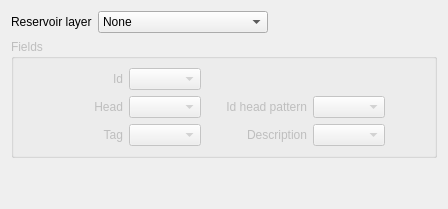
               <widget class="QWidget" name="tabReservoirs">
                <attribute name="title">
                 <string>Reservoirs</string>
                </attribute>
                <layout class="QGridLayout" name="gridLayout_20">
                 <item row="0" column="0">
                  <layout class="QGridLayout" name="gridLayout_18">
                   <item row="0" column="0">
                    <layout class="QHBoxLayout" name="horizontalLayout_33">
                     <item>
                      <widget class="QLabel" name="label_58">
                       <property name="text">
                        <string>Reservoir layer</string>
                       </property>
                      </widget>
                     </item>
                     <item>
                      <widget class="QComboBox" name="cbReservoirLayer">
                       <property name="sizePolicy">
                        <sizepolicy hsizetype="Expanding" vsizetype="Fixed">
                         <horstretch>0</horstretch>
                         <verstretch>0</verstretch>
                        </sizepolicy>
                       </property>
                       <item>
                        <property name="text">
                         <string>None</string>
                        </property>
                       </item>
                      </widget>
                     </item>
                     <item>
                      <spacer name="horizontalSpacer_29">
                       <property name="orientation">
                        <enum>Qt::Horizontal</enum>
                       </property>
                       <property name="sizeHint" stdset="0">
                        <size>
                         <width>40</width>
                         <height>20</height>
                        </size>
                       </property>
                      </spacer>
                     </item>
                    </layout>
                   </item>
                   <item row="1" column="0">
                    <widget class="QGroupBox" name="gbReservoirs">
                     <property name="enabled">
                      <bool>false</bool>
                     </property>
                     <property name="sizePolicy">
                      <sizepolicy hsizetype="Expanding" vsizetype="Fixed">
                       <horstretch>0</horstretch>
                       <verstretch>0</verstretch>
                      </sizepolicy>
                     </property>
                     <property name="title">
                      <string>Fields</string>
                     </property>
                     <layout class="QGridLayout" name="gridLayout_19">
                      <item row="0" column="0">
                       <layout class="QGridLayout" name="gridLayout_29">
                        <item row="0" column="4">
                         <spacer name="horizontalSpacer_30">
                          <property name="orientation">
                           <enum>Qt::Horizontal</enum>
                          </property>
                          <property name="sizeHint" stdset="0">
                           <size>
                            <width>40</width>
                            <height>20</height>
                           </size>
                          </property>
                         </spacer>
                        </item>
                        <item row="2" column="1">
                         <widget class="QComboBox" name="cbReservoir_Tag">
                          <property name="sizePolicy">
                           <sizepolicy hsizetype="Expanding" vsizetype="Fixed">
                            <horstretch>0</horstretch>
                            <verstretch>0</verstretch>
                           </sizepolicy>
                          </property>
                         </widget>
                        </item>
                        <item row="2" column="3">
                         <widget class="QComboBox" name="cbReservoir_Descr">
                          <property name="sizePolicy">
                           <sizepolicy hsizetype="Expanding" vsizetype="Fixed">
                            <horstretch>0</horstretch>
                            <verstretch>0</verstretch>
                           </sizepolicy>
                          </property>
                         </widget>
                        </item>
                        <item row="2" column="2">
                         <widget class="QLabel" name="label_72">
                          <property name="minimumSize">
                           <size>
                            <width>100</width>
                            <height>0</height>
                           </size>
                          </property>
                          <property name="text">
                           <string>Description</string>
                          </property>
                          <property name="alignment">
                           <set>Qt::AlignRight|Qt::AlignTrailing|Qt::AlignVCenter</set>
                          </property>
                         </widget>
                        </item>
                        <item row="0" column="0">
                         <widget class="QLabel" name="label_59">
                          <property name="minimumSize">
                           <size>
                            <width>70</width>
                            <height>0</height>
                           </size>
                          </property>
                          <property name="text">
                           <string>Id</string>
                          </property>
                          <property name="alignment">
                           <set>Qt::AlignRight|Qt::AlignTrailing|Qt::AlignVCenter</set>
                          </property>
                         </widget>
                        </item>
                        <item row="0" column="1">
                         <widget class="QComboBox" name="cbReservoir_Id">
                          <property name="sizePolicy">
                           <sizepolicy hsizetype="Expanding" vsizetype="Fixed">
                            <horstretch>0</horstretch>
                            <verstretch>0</verstretch>
                           </sizepolicy>
                          </property>
                         </widget>
                        </item>
                        <item row="2" column="4">
                         <spacer name="horizontalSpacer_36">
                          <property name="orientation">
                           <enum>Qt::Horizontal</enum>
                          </property>
                          <property name="sizeHint" stdset="0">
                           <size>
                            <width>40</width>
                            <height>20</height>
                           </size>
                          </property>
                         </spacer>
                        </item>
                        <item row="2" column="0">
                         <widget class="QLabel" name="label_71">
                          <property name="minimumSize">
                           <size>
                            <width>70</width>
                            <height>0</height>
                           </size>
                          </property>
                          <property name="text">
                           <string>Tag</string>
                          </property>
                          <property name="alignment">
                           <set>Qt::AlignRight|Qt::AlignTrailing|Qt::AlignVCenter</set>
                          </property>
                         </widget>
                        </item>
                        <item row="1" column="0">
                         <widget class="QLabel" name="label_60">
                          <property name="minimumSize">
                           <size>
                            <width>100</width>
                            <height>0</height>
                           </size>
                          </property>
                          <property name="text">
                           <string>Head</string>
                          </property>
                          <property name="alignment">
                           <set>Qt::AlignRight|Qt::AlignTrailing|Qt::AlignVCenter</set>
                          </property>
                         </widget>
                        </item>
                        <item row="1" column="1">
                         <widget class="QComboBox" name="cbReservoir_TotHead">
                          <property name="sizePolicy">
                           <sizepolicy hsizetype="Expanding" vsizetype="Fixed">
                            <horstretch>0</horstretch>
                            <verstretch>0</verstretch>
                           </sizepolicy>
                          </property>
                         </widget>
                        </item>
                        <item row="1" column="2">
                         <widget class="QLabel" name="label_94">
                          <property name="minimumSize">
                           <size>
                            <width>100</width>
                            <height>0</height>
                           </size>
                          </property>
                          <property name="text">
                           <string>Id head pattern</string>
                          </property>
                          <property name="alignment">
                           <set>Qt::AlignRight|Qt::AlignTrailing|Qt::AlignVCenter</set>
                          </property>
                         </widget>
                        </item>
                        <item row="1" column="3">
                         <widget class="QComboBox" name="cbReservoir_HeadPatt">
                          <property name="sizePolicy">
                           <sizepolicy hsizetype="Expanding" vsizetype="Fixed">
                            <horstretch>0</horstretch>
                            <verstretch>0</verstretch>
                           </sizepolicy>
                          </property>
                         </widget>
                        </item>
                        <item row="1" column="4">
                         <spacer name="horizontalSpacer_53">
                          <property name="orientation">
                           <enum>Qt::Horizontal</enum>
                          </property>
                          <property name="sizeHint" stdset="0">
                           <size>
                            <width>40</width>
                            <height>20</height>
                           </size>
                          </property>
                         </spacer>
                        </item>
                       </layout>
                      </item>
                     </layout>
                    </widget>
                   </item>
                   <item row="2" column="0">
                    <spacer name="verticalSpacer_6">
                     <property name="orientation">
                      <enum>Qt::Vertical</enum>
                     </property>
                     <property name="sizeHint" stdset="0">
                      <size>
                       <width>20</width>
                       <height>40</height>
                      </size>
                     </property>
                    </spacer>
                   </item>
                  </layout>
                 </item>
                </layout>
               </widget>
